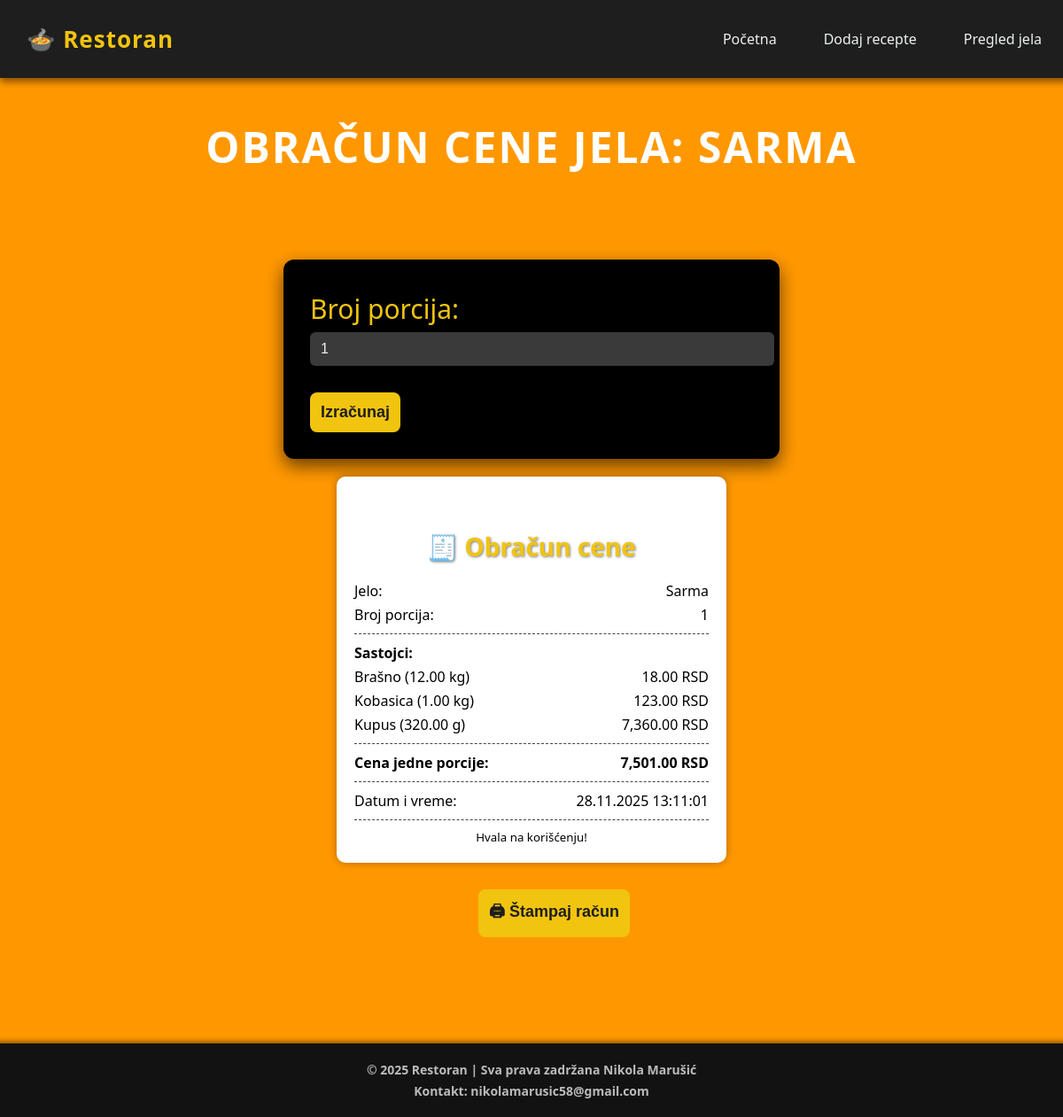
The app's page /stranice/obracun.php?id=2 with its own data.
### tables this page shows
CREATE TABLE `jelo` (
  `id` int(11) NOT NULL,
  `naziv` varchar(100) NOT NULL,
  `opis` text DEFAULT NULL,
  `jedinica_mere` enum('porcija','kg','g','kom','l','ml') NOT NULL,
  `planirana_kolicina` decimal(10,2) NOT NULL
);

CREATE TABLE `receptura` (
  `id` int(11) NOT NULL,
  `jelo_id` int(11) NOT NULL,
  `artikal_id` int(11) NOT NULL,
  `jedinica` enum('kg','g','l','ml','kom') NOT NULL,
  `kolicina` decimal(10,2) NOT NULL,
  `cena` decimal(10,2) NOT NULL
);

CREATE TABLE `artikal` (
  `id` int(11) NOT NULL,
  `naziv` varchar(100) NOT NULL,
  `jedinica_mere` enum('kg','g','l','ml','kom') NOT NULL,
  `cena` decimal(10,2) NOT NULL
);

### stranice/obracun.php (the view, shortened to what this page needs)
<!DOCTYPE html>
<html lang="sr">
<head>
    <link rel="stylesheet" href="../css/style.css">
</head>
<body>
<nav class="navbar">
    <div class="logo">🍲 Restoran</div>
    <ul class="nav-links">
        <li><a href="../index.php">Početna</a></li>
        <li><a href="receptura.php">Dodaj recepte</a></li>
        <li><a href="pregled_i_izmena.php">Pregled jela</a></li>
    </ul>
</nav>
<?php
require_once "../baze/konekcija.php";
$jelo_id = $_GET['id'] ?? null;
$stmt = $conn->prepare("SELECT * FROM jelo WHERE id=?");
$stmt->bind_param("i", $jelo_id);
$stmt->execute();
$res_j = $stmt->get_result();
$jelo = $res_j->fetch_assoc();
$broj_por = $_POST['broj_por'] ?? 1;
$stmt2 = $conn->prepare("
    SELECT r.*, a.naziv as art_naziv
    FROM receptura r
    JOIN artikal a ON a.id=r.artikal_id
    WHERE r.jelo_id=?
");
$stmt2->bind_param("i", $jelo_id);
$stmt2->execute();
$res_s = $stmt2->get_result();
$sastojci = [];
$ukupan_trosak_po_por = 0;
while($row = $res_s->fetch_assoc()){
    $row['ukupan_po_por'] = $row['kolicina'] * $row['cena'];
    $sastojci[] = $row;
    $ukupan_trosak_po_por += $row['ukupan_po_por'];
}
$datum_vreme = date("d.m.Y H:i:s");
?>
<h1 class="main-title">Obračun cene jela: <?= htmlspecialchars($jelo['naziv']) ?></h1>
<form class="forma" method="POST" style="margin-bottom:20px;">
    <label>Broj porcija:</label>
    <input type="number" name="broj_por" value="<?= htmlspecialchars($broj_por) ?>" min="1">
    <button class="dugme" type="submit">Izračunaj</button>
</form>
<div id="receipt">
    <h2 style="text-align:center;">🧾 Obračun cene</h2>
    <div class="receipt-row">
        <span>Jelo:</span>
        <span><?= htmlspecialchars($jelo['naziv']) ?></span>
    </div>
    <div class="receipt-row">
        <span>Broj porcija:</span>
        <span><?= $broj_por ?></span>
    </div>
    <div class="line"></div>
    <div><strong>Sastojci:</strong></div>
    <?php foreach($sastojci as $s): ?>
        <div class="receipt-row">
            <span><?= htmlspecialchars($s['art_naziv']) ?> (<?= $s['kolicina'] ?> <?= $s['jedinica'] ?>)</span>
            <span><?= number_format($s['ukupan_po_por'],2) ?> RSD</span>
        </div>
    <?php endforeach; ?>
    <div class="line"></div>
    <div class="receipt-row">
        <strong>Cena jedne porcije:</strong>
        <strong><?= number_format($ukupan_trosak_po_por,2) ?> RSD</strong>
    </div>
    <div class="line"></div>
    <div class="receipt-row">
        <span>Datum i vreme:</span>
        <span><?= $datum_vreme ?></span>
    </div>
    <div class="line"></div>
    <small style="text-align:center; display:block;">Hvala na korišćenju!</small>
</div>
<div style="text-align:center; margin-top:30px;">
    <button id="racun" class="dugme" onclick="printReceipt()">🖨 Štampaj račun</button>
</div>
<footer class="footer">
    <div class="footer-content">
        <p>© 2025 Restoran | Sva prava zadržana Nikola Marušić</p>
        <p>Kontakt: nikolamarusic58@gmail.com</p>
    </div>
</footer>
</body>
</html>

### css/style.css (style rules this page uses)
.navbar { display: flex; justify-content: space-evenly; align-items: center; background-color: #1e1e1e; padding: 12px 30px; box-shadow: 0 4px 8px rgba(0,0,0,0.5); font-family: 'Segoe UI', Tahoma, Geneva, Verdana, sans-serif; position: fixed; top:0%; left: 0%; width: 100%; z-index: 1000; }
.navbar .logo { font-size: 26px; font-weight: bold; color: #f1c40f; letter-spacing: 1px; }
.navbar .nav-links { margin-left: auto; list-style: none; display: flex; gap: 25px; position: relative; right: 40px; }
.navbar .nav-links li a { text-decoration: none; color: #ecf0f1; font-weight: 500; padding: 8px 14px; border-radius: 6px; transition: background-color 0.3s, color 0.3s, transform 0.2s; }
.footer { background-color: #121212; color: #bbbbbb; padding: 15px 30px; text-align: center; font-family: 'Segoe UI', Tahoma, Geneva, Verdana, sans-serif; box-shadow: 0 -2px 6px rgba(0,0,0,0.5); margin: 0 !important; width: 100vw; position: relative; left: 50%; transform: translateX(-50%); }
html, body { margin: 0; padding: 0; }
.footer .footer-content p { margin: 5px 0; font-size: 14px; }
body { background-color: #ff9800;; padding-bottom: 80px; font-family: 'Segoe UI', Tahoma, Geneva, Verdana, sans-serif; margin: 0; padding: 0; overflow-x:hidden; }
h2 { text-align: center; margin: 40px 0 20px 0; font-size: 28px; color: #f1c40f; text-shadow: 1px 1px 3px rgba(0,0,0,0.5); }
.forma { max-width: 500px; margin: 200px auto 150px auto; background-color: #000000; padding: 30px; border-radius: 12px; box-shadow: 0 8px 20px rgba(0,0,0,0.6); transition: transform 0.3s ease, box-shadow 0.3s ease; }
label { display: block; margin-bottom: 6px; font-weight: 500; color: #f1c40f; transition: color 0.3s; font-size: 30px; }
input[type="text"], input[type="number"], textarea, select { width: 100%; padding: 10px 12px; margin-bottom: 20px; border-radius: 6px; border: none; outline: none; font-size: 16px; background-color: #3a3a3a; color: #ecf0f1; transition: background-color 0.3s, transform 0.2s; }
.dugme { display: block; padding: 12px; font-size: 18px; font-weight: bold; color: #1e1e1e; background-color: #f1c40f; border: none; border-radius: 8px; cursor: pointer; transition: background-color 0.3s, transform 0.2s, box-shadow 0.2s; }
ul, p { text-align: center; font-weight: 500; font-weight: bolder; }
ul li { margin: 5px 0; color: #ff0000; }
.main-title { font-size: clamp(36px, 5vw, 56px); font-weight: 900; color: #0a0a0a; line-height: 1.1; position: relative; top:100px; }
.main-title { font-size: 48px; color: #fff; text-align: center; margin-top: 40px; letter-spacing: 2px; text-transform: uppercase; display: flex; justify-content: center; align-items: center; gap: 15px; animation: fadeInDown 1s ease-out; }
.receipt-row { display: flex; justify-content: space-between; margin: 6px 0; }
#racun { margin-bottom: 10%; position: relative; left:45%; }
label { display:block; margin-top:5px; }
input, select { margin-bottom:2px; }
button { margin-top:10px; }
#receipt { max-width: 400px; margin: auto; background: #fff; padding: 20px; border-radius: 10px; box-shadow: 0 0 10px rgba(0,0,0,0.3); }
.receipt-row { display:flex; justify-content:space-between; margin:5px 0; }
.line { border-bottom:1px dashed #444; margin:10px 0; }

### records on screen
jelo: naziv "SARMA", naziv "Sarma"
receptura: artikal.naziv "Brašno", kolicina "12.00", jedinica "kg", ukupan_po_por "18.00"
receptura: artikal.naziv "Kobasica", kolicina "1.00", jedinica "kg", ukupan_po_por "123.00"
receptura: artikal.naziv "Kupus", kolicina "320.00", jedinica "g", ukupan_po_por "7,360.00"

### other values on screen
$broj_por "1"
$ukupan_trosak_po_por "7,501.00"
